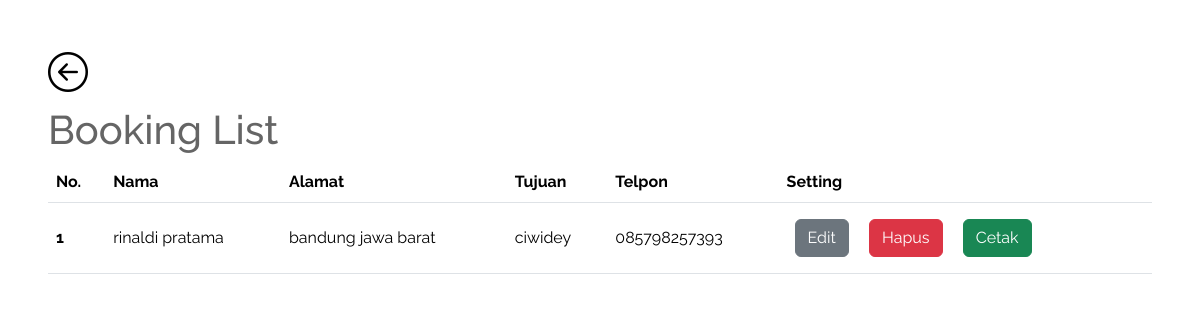
/bookingList.php (signed in), run on the app's committed database.
### tables this page shows
CREATE TABLE `tb_booking` (
  `id` int NOT NULL,
  `firstname` varchar(255) NOT NULL,
  `lastname` varchar(255) NOT NULL,
  `email` varchar(255) NOT NULL,
  `alamat` varchar(2555) NOT NULL,
  `tujuan` varchar(255) NOT NULL,
  `telepon` char(255) NOT NULL
);

### bookingList.php (called while the page is built, shortened)
<?php
require 'functions.php';
$bookingList = query("SELECT * FROM tb_booking");
require 'views/bookingList.view.php';
?>

### functions.php (called while the page is built, shortened)
<?php
function koneksi()
{
    $conn = mysqli_connect('localhost', 'root', '', 'db_tourismagency') or die('Koneksi Gagal');
    return $conn;
}
function query($q)
{
    $conn = koneksi();
    $result = mysqli_query($conn, $q) or die(mysqli_error($conn));
    $rows = [];
    while ($row = mysqli_fetch_assoc($result)) {
        $rows[] = $row;
    }
    return $rows;
}
?>

### views/bookingList.view.php (the view, shortened to what this page needs)
<!DOCTYPE html>
<html lang="en" id="home">
<?php require 'partials/header.php'; ?>
<body>
    <div class="container-sidebar">
        <div class="main-content">
            <div class="booking" style="overflow-y: scroll;height: 100vh;">
                <div class="row p-5">
                    <button onclick="history.back()" style="background: none;width: 10px;"><i
                            class="bi bi-arrow-left-circle display-6"></i></button>
                    <div class="title">
                        <h1>Booking List</h1>
                    </div>
                    <div class="content">
                        <table class="table align-middle">
                            <thead>
                                <tr>
                                    <th scope="col">No.</th>
                                    <th scope="col">Nama</th>
                                    <th scope="col">Alamat</th>
                                    <th scope="col">Tujuan</th>
                                    <th scope="col">Telpon</th>
                                    <th scope="col">Setting</th>
                                </tr>
                            </thead>
                            <tbody>
                                <?php $i = 1; ?>
                                <?php foreach ($bookingList as $book): ?>
                                    <tr>
                                        <th scope="row">
                                            <?= $i++; ?>
                                        </th>
                                        <td>
                                            <?= $book['firstname']; ?>
                                            <?= $book['lastname']; ?>
                                        </td>
                                        <td>
                                            <?= $book['alamat']; ?>
                                        </td>
                                        <td>
                                            <?= $book['tujuan']; ?>
                                        </td>
                                        <td>
                                            <?= $book['telepon']; ?>
                                        </td>
                                        <td>
                                            <a href="ubahBook.php?id=<?= $book['id']; ?>"
                                                class="btn btn-secondary m-2">Edit</a>
                                            <a href="hapusBook.php?id=<?= $book['id']; ?>"
                                                class="btn btn-danger m-2">Hapus</a>
                                            <a href="cetak.php" class="btn btn-success m-2">Cetak</a>
                                        </td>
                                    </tr>
                                <?php endforeach; ?>
                            </tbody>
                        </table>
                    </div>
                </div>
            </div>
        </div>
    </div>
</body>
</html>

### views/partials/header.php (shortened to what this page needs)
<head>
    <link rel="stylesheet" href="node_modules/bootstrap/dist/css/bootstrap.min.css" />
    <link rel="stylesheet" href="node_modules/bootstrap-icons/font/bootstrap-icons.css" />
    <link rel="stylesheet" href="assets/css/style.css" />
    <link rel="stylesheet" href="assets/css/login.css" />
    <link rel="stylesheet" href="assets/css/admin.css" />
</head>

### assets/css/style.css (style rules this page uses)
html, body { font-family: "Raleway", sans-serif; color: #656565; overflow-x: hidden; }

### assets/css/login.css (style rules this page uses)
body { font-family: Arial, Helvetica, sans-serif; }
button { margin: 8px 0; border: none; cursor: pointer; width: 100%; }

### assets/css/admin.css (style rules this page uses)
html, body { margin: 0; padding: 0; box-sizing: border-box; font-family: "Raleway", sans-serif; color: #656565; overflow-x: hidden; }
.container-sidebar { display: flex; width: 100%; height: 100vh; }
.container-sidebar .main-content { flex-grow: 1; }

### data on the page
tb_booking: firstname "rinaldi", lastname "pratama", alamat "bandung jawa barat", tujuan "ciwidey", telepon "085798257393"
